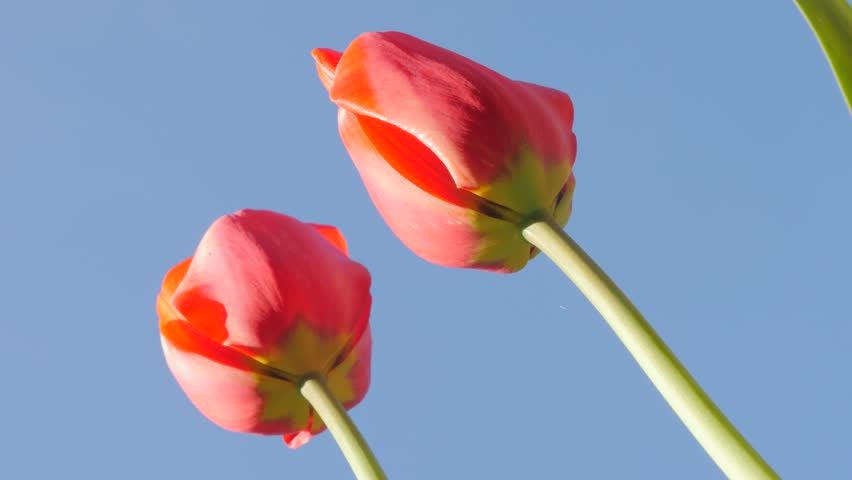
#> input picture Class3/images/flowers.png, 852 x 480 px
$ python Q4.py
#> lines starting #> are read from the running program, lines starting #| are printed output that depends on the picture
import numpy as np
import cv2
from skimage.segmentation import mark_boundaries
from skimage.segmentation import slic
from skimage.util import img_as_float
from skimage import io

img = cv2.imread('images/flowers.png')
#> img is the input picture: shape (480, 852, 3); mean B, G, R 175.6, 149, 145.1
image = img.reshape((-1,3))

# convert to np.float32
image = np.float32(image)

# define criteria, number of clusters(K) and apply kmeans()
criteria = (cv2.TERM_CRITERIA_EPS + cv2.TERM_CRITERIA_MAX_ITER, 10, 1)
K = 3
ret,label,center=cv2.kmeans(image,K,None,criteria,10,cv2.KMEANS_RANDOM_CENTERS)
#> ret = 420154354.9; center = [[204.6, 162.2, 128.9], [154.7, 176.6, 242.1], [45.83, 67.59, 169.5]]


# Now convert back into uint8, and make original image
center = np.uint8(center)
#> center = [[204, 162, 128], [154, 176, 242], [45, 67, 169]]
res = center[label.flatten()]
res2 = res.reshape((img.shape))
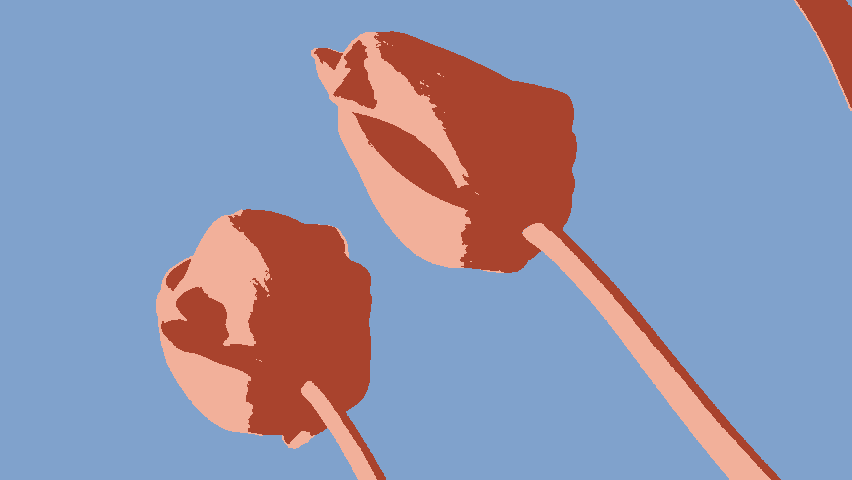
#> res2: shape (480, 852, 3); mean B, G, R 175.2, 148.6, 144.2

image_sk = img_as_float(io.imread("images/flowers.png"))

numSegments=15
segments = slic(image_sk, n_segments = numSegments, sigma = 2)
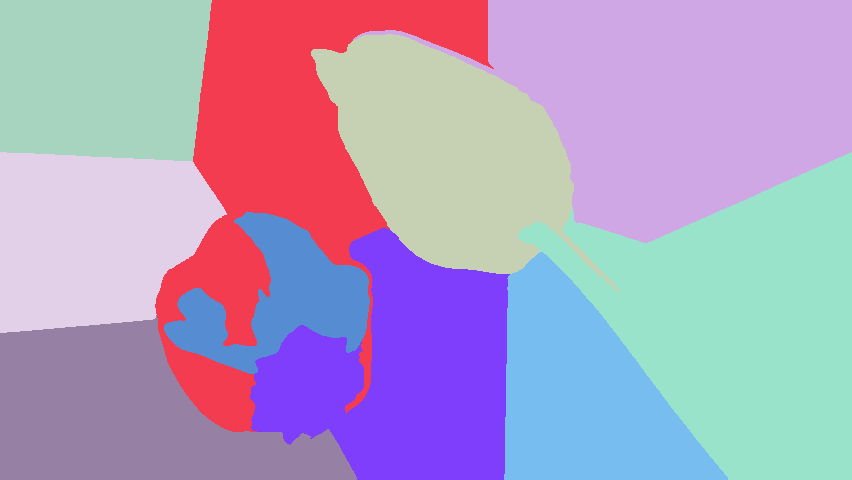
#> segments: shape (480, 852) int64; 10 distinct labels, from 1 to 10; one colour per label, 0 black


cv2.imshow('res2',res2)
cv2.waitKey(0)


# cv2.cvtColor(image, cv2.COLOR_RGB2BGR)
cv2.imshow("slic",mark_boundaries(image_sk, segments))
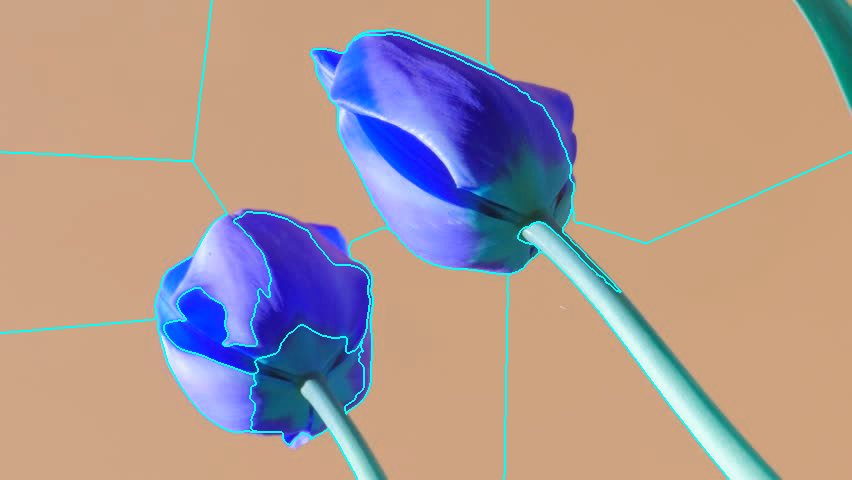
#> window 'slic': shape (480, 852, 3) float64; mean B, G, R 0.576, 0.594, 0.677
cv2.waitKey(0)

cv2.destroyAllWindows()
